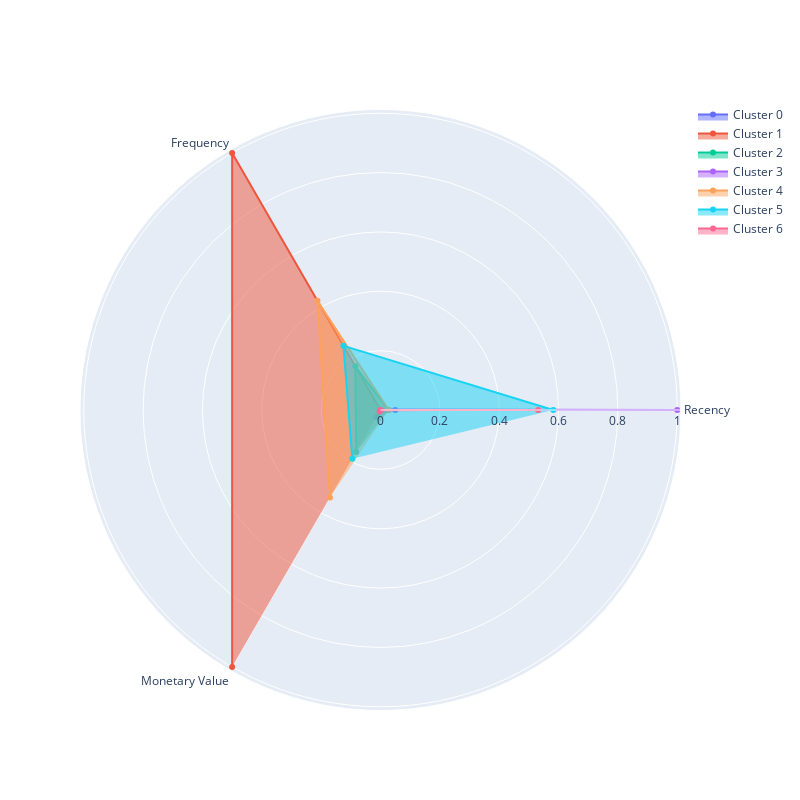

The notebook cell this image was saved under:
### Markdown cell above
### Задание 6.7
Визуализируйте профили кластеров в виде полярной диаграммы на основе средних RFM-характеристик, вычисленных для каждого кластера.

Проанализируйте кластеры и на основе анализа сопоставьте номер кластера и его описание.

* Кластер соответствует «лояльным» клиентам, которые приносят наибольший доход, совершают покупки чаще всего, а давность их последней покупки наименьшая.
* Кластер соответствует «перспективным» клиентам, которые являются активными покупателями, но покупают не так часто и не так много, как лояльные клиенты.
* Кластер соответствует «подвисшим» клиентам, которые относительно недавно сделали несколько заказов на небольшие суммы. Потенциально эти клиенты могут быть переведены в кластер «перспективных».
* Кластер соответствует клиентам «в зоне риска», которые несколько раз покупали товары на небольшие суммы, однако их последняя покупка была совершена более пяти месяцев назад.
* Кластер соответствует клиентам-«новичкам», которые относительно недавно сделали один заказ на небольшую сумму. 
* Кластер соответствует «спящим» или «почти потерянным» клиентам, которые сделали один заказ на маленькую сумму более семи месяцев назад и больше не возвращались.
* Кластер соответствует «потерянным» клиентам, которые купили меньше всего товара, и их последняя покупка была совершена около года назад.

### Code cell
# Строим полярную диаграмму для наших кластеров
plot_cluster_profile(grouped_data=grouped, n_clusters=7)

### Figure 1 — Plotly figure (JSON) as saved in the notebook; plotly's stock layout.template omitted (floating-point values rounded to 4 significant figures)
{"data": [{"fill": "toself", "name": "Cluster 0", "r": [0.04964, 0, 0.02804], "theta": ["Recency", "Frequency", "Monetary Value"], "type": "scatterpolar"}, {"fill": "toself", "name": "Cluster 1", "r": [0, 1.0, 1], "theta": ["Recency", "Frequency", "Monetary Value"], "type": "scatterpolar"}, {"fill": "toself", "name": "Cluster 2", "r": [0.02716, 0.1698, 0.1636], "theta": ["Recency", "Frequency", "Monetary Value"], "type": "scatterpolar"}, {"fill": "toself", "name": "Cluster 3", "r": [1.0, 0.002183, 0], "theta": ["Recency", "Frequency", "Monetary Value"], "type": "scatterpolar"}, {"fill": "toself", "name": "Cluster 4", "r": [0.02762, 0.4248, 0.3406], "theta": ["Recency", "Frequency", "Monetary Value"], "type": "scatterpolar"}, {"fill": "toself", "name": "Cluster 5", "r": [0.5823, 0.2499, 0.1898], "theta": ["Recency", "Frequency", "Monetary Value"], "type": "scatterpolar"}, {"fill": "toself", "name": "Cluster 6", "r": [0.5311, 0, 0.005734], "theta": ["Recency", "Frequency", "Monetary Value"], "type": "scatterpolar"}], "layout": {"autosize": false, "height": 800, "showlegend": true, "width": 800}}
